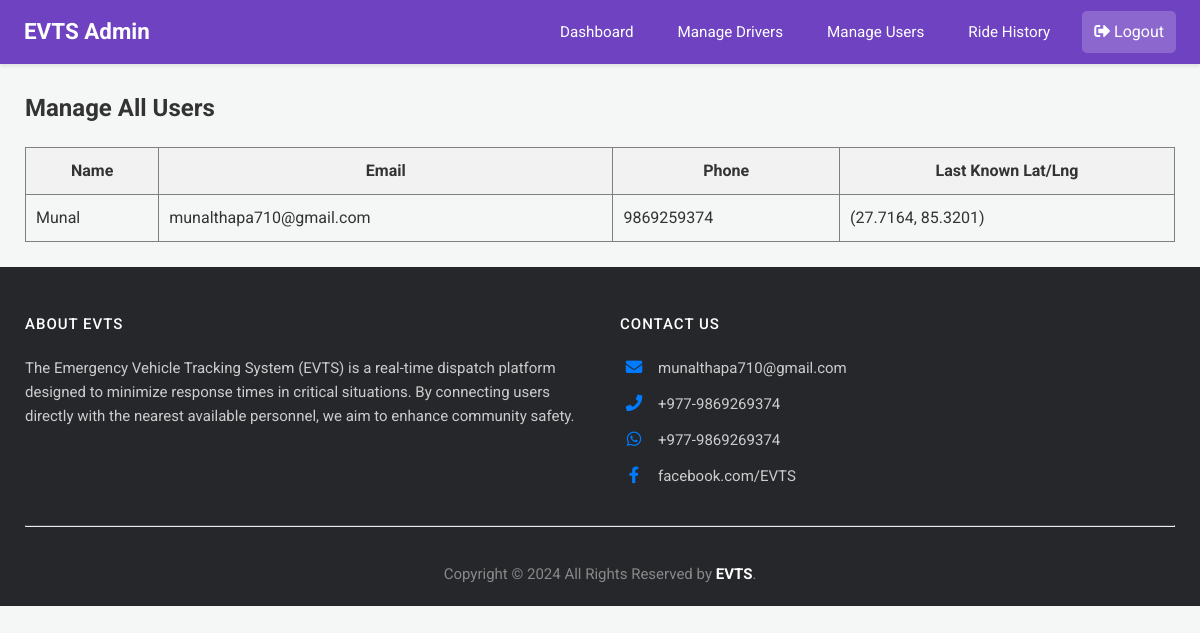
The page /admin/manage-users (signed in) on the database as committed earlier.
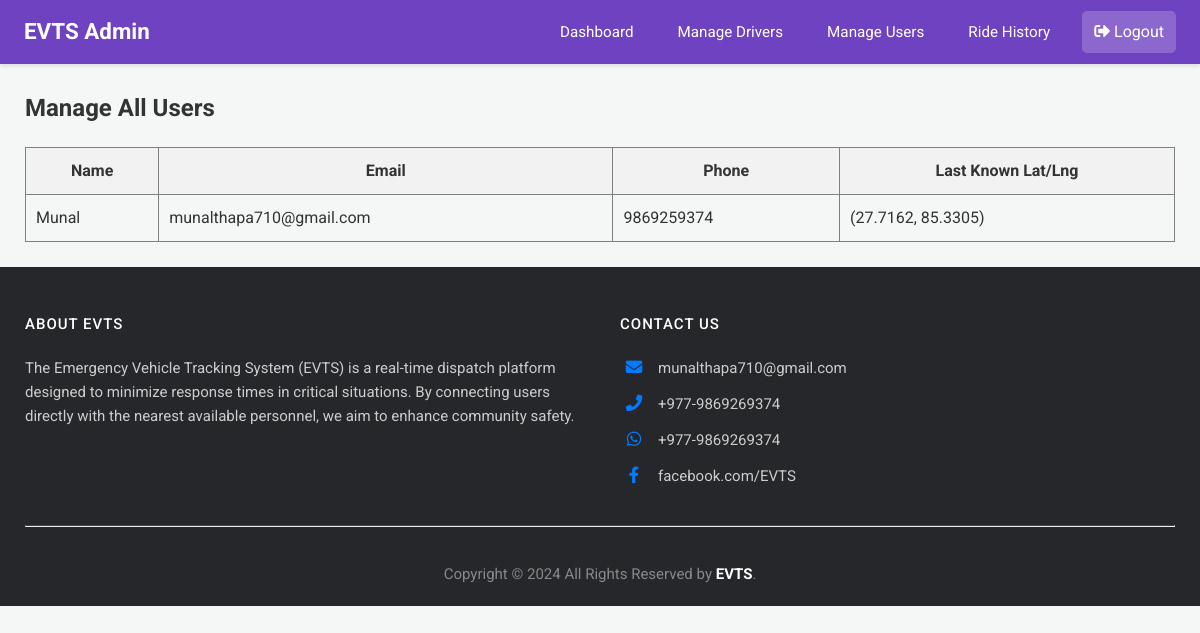
The same page on the database as committed later.
### app.py (models this page shows)
class User(db.Model):
    email = db.Column(db.String(120), primary_key=True)
    name = db.Column(db.String(100))
    phone = db.Column(db.String(15))
    password = db.Column(db.String(256)) # Increased length for hash
    latitude = db.Column(db.Float, nullable=True)
    longitude = db.Column(db.Float, nullable=True)

### app.py (the view)
@app.route('/admin/manage-users')
@login_required_admin
def manage_users():
    admin = Admin.query.get(session['admin'])
    all_users = User.query.all()
    response = make_response(render_template('admin_manage_users.html', admin=admin, users=all_users))
    return add_no_cache_to_response(response)

### app.py (called while the page is built)
def login_required_admin(f):
    @wraps(f)
    def decorated_function(*args, **kwargs):
        if 'admin' not in session:
            flash("Admin access required.", "error")
            return redirect(url_for('login'))
        return f(*args, **kwargs)
    return decorated_function

def add_no_cache_to_response(response):
    response.headers["Cache-Control"] = "no-cache, no-store, must-revalidate, public, max-age=0"
    response.headers["Pragma"] = "no-cache"
    response.headers["Expires"] = "0"
    return response

### templates/admin_manage_users.html
{% extends 'admin_base.html' %}
{% block content %}
<h2>Manage All Users</h2>
<table border="1" style="width: 100%; border-collapse: collapse; margin-top: 20px;">
    <thead>
        <tr style="background-color: #f2f2f2;">
            <th style="padding: 10px;">Name</th>
            <th style="padding: 10px;">Email</th>
            <th style="padding: 10px;">Phone</th>
            <th style="padding: 10px;">Last Known Lat/Lng</th>
        </tr>
    </thead>
    <tbody>
    {% for user in users %}
    <tr>
        <td style="padding: 10px;">{{ user.name }}</td>
        <td style="padding: 10px;">{{ user.email }}</td>
        <td style="padding: 10px;">{{ user.phone }}</td>
        <td style="padding: 10px;">
            {% if user.latitude and user.longitude %}
                ({{ user.latitude|round(4) }}, {{ user.longitude|round(4) }})
            {% else %}
                Not Set
            {% endif %}
        </td>
    </tr>
    {% endfor %}
    </tbody>
</table>
{% endblock %}

Rows that differ between the two databases and show on the page:
changed User "Munal": latitude "27.7164" → "27.7162"; longitude "85.3201" → "85.3305"
